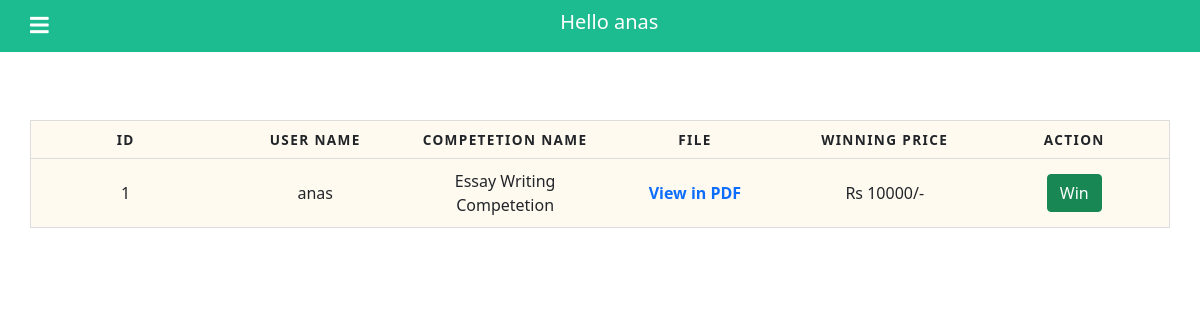
The app's page /admin/competetion_listing.php (signed in) with its own data.
### tables this page shows
CREATE TABLE `enroll` (
  `id` int(11) NOT NULL,
  `user_id` int(11) NOT NULL,
  `com_id` int(11) NOT NULL,
  `pdf` text NOT NULL,
  `win` tinyint(4) NOT NULL
);

CREATE TABLE `users` (
  `id` int(11) NOT NULL,
  `name` varchar(50) NOT NULL,
  `password` varchar(20) NOT NULL,
  `email` varchar(100) NOT NULL,
  `role` int(11) NOT NULL
);

CREATE TABLE `quiz` (
  `id` int(11) NOT NULL,
  `com_name` varchar(200) NOT NULL,
  `com_description` text NOT NULL,
  `com_price` int(11) NOT NULL,
  `status` int(11) NOT NULL
);

### admin/competetion_listing.php (the view, shortened to what this page needs)
<?php
include("../includes/db.inc.php");
$query = "SELECT * FROM enroll";
$run = mysqli_query($con, $query);
$row = mysqli_num_rows($run);
if ($row > 0) {
?>
    <!DOCTYPE html>
    <html lang="en">
    <head>
        <link rel="stylesheet" href="../css/admin.css">
        <link rel="stylesheet" href="../css/bootstrap.min.css">
        <link rel="stylesheet" href="https://pro.fontawesome.com/releases/v5.10.0/css/all.css" />
    </head>
    <body>
        <?php
        include("../includes/admin_navbar.php");
        ?>
        <div class="my_table admin_all_menu_section">
            <table class="mx-auto mt-5 container">
                <thead>
                    <tr>
                        <th scope="col">Id</th>
                        <th scope="col">User Name</th>
                        <th scope="col">Competetion Name</th>
                        <th scope="col">File</th>
                        <th scope="col">Winning Price</th>
                        <th scope="col">Action</th>
                     </tr>
                </thead>
                <tbody>
                    <?php
                    while ($data = mysqli_fetch_assoc($run)) {
                        $uid = $data["user_id"];
                        $userquery = "SELECT * FROM users WHERE id='$uid' ";
                        $userrun = mysqli_query($con,$userquery);
                        while ($key=mysqli_fetch_assoc($userrun)) {
                           $comid = $data["com_id"];
                            $comquery = "SELECT * FROM quiz WHERE id='$comid' ";
                            $comrun = mysqli_query($con,$comquery);
                            while ($com=mysqli_fetch_assoc($comrun)) {
                           ?>
                        <tr>
                            <td data-label="Id" class="catId">
                                <?php echo $data["id"] ?>
                            </td>
                            <td data-label="User Name" class="catId">
                                <?php echo $key["name"] ?>
                            </td>
                            <td data-label="Competetion Name" class="catId">
                                <?php echo $com["com_name"] ?>
                            </td>
                            <td data-label="File">
                            <strong><a href="../<?php echo $data["pdf"]; ?>" target="_blank">View in PDF</a></strong>
                            </td>
                            <td data-label="Winning price">Rs
                            <?php echo $com["com_price"]; ?>/-
                            </td>
                            <td data-label="Action"><button type="button" class="win_btn btn btn-success" data-id="<?php echo $data["id"];?>">Win</button></td>
                        </tr>
                <?php
                    }}}
                }
                ?>
                </tbody>
            </table>
        </div>
    </body>
    </html>

### css/admin.css (style rules this page uses)
a { text-decoration: none !important; }
.my_table { height: 720px; overflow: auto; }
.my_table table { border: 1px solid #ccc; border-collapse: collapse; margin: 0; padding: 0; width: 100%; table-layout: fixed; }
.my_table table tr { background-color: floralwhite; border: 1px solid #ddd; padding: .35em; }
.my_table table th, .my_table table td { padding: .625em; text-align: center; }
.my_table table th { font-size: .85em; letter-spacing: .1em; text-transform: uppercase; }

### records on screen
enroll: id "1"
users: name "anas"
quiz: com_name "Essay Writing Competetion", com_price "10000"

### other values on screen
$_SESSION["username"] "anas"
